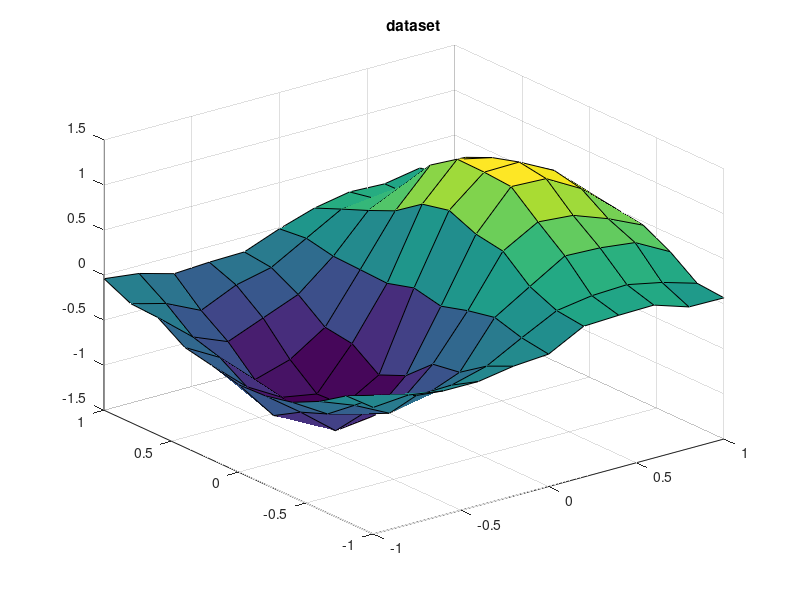

MATLAB code for this plot: (Note: this script raises an error after producing the figure.)
close all;
%% Computing Synthetic Data Set 
sigma=0.05;
[X,Y] = meshgrid(-1:.2:1, -1:.2:1);
rows=size(X,1);
cols=size(X,2);
Z = 4*X .* exp(-2*X.^2 - 2*Y.^2);
noised_Z= Z +sigma*randn(rows,cols);

figure;
surf(X,Y,noised_Z);
hold on;
title('dataset');

count=0;
for j=1:cols
    for i=1:rows
        count=count+1;
        XT(count,:)=[ X(i,j) Y(i,j)];
        YT(count,:)=noised_Z(i,j);
    end
end

[N d]=size(XT);
%Building the network
ffwNet=createFfw([2 5 1],{@sigmoid @identity},1);
%Building the learning parameters
learnParams=createLearnParams(XT,YT,{@derivSigmoid @derivIdentity});

% %EXAMPLE 1: gradientDescent
% %Online case: Uncomment the following line 
% learnParams=setLearnParams(learnParams,'batch',0);
% %
% %Setting the learning algorithm 
% learnParams=setLearnParams(learnParams,'learningAlgorithm',@gradientDescent);
% %Setting learning algorithm parameters
% learnParams=setLearnParams(learnParams,'eta',0.005);


% %EXAMPLE 2: gradientDescentWithMoment
% %Setting the learning algorithm 
% learnParams=setLearnParams(learnParams,'learningAlgorithm',@gradientDescentWithMoment);
% %Setting learning algorithm parameters
% learnParams=setLearnParams(learnParams,'eta',0.005);
% learnParams=setLearnParams(learnParams,'alpha',0.5);

%EXAMPLE 3: resilientBackPropagation
%Setting the learning algorithm 
learnParams=setLearnParams(learnParams,'learningAlgorithm',@resilientBackPropagation);
%Setting learning algorithm parameters: Uncomment the following two lines 
% and change the parameter values
% rbpParam=createRBPParam(1.1,0.9,1E-03,1E-20,50);
% learnParams=setLearnParams(learnParams,'RBPParam',rbpParam);

%Setting further learning parameters
learnParams=setLearnParams(learnParams,'maxEpochs',1000);

%Uncomment to choose the weight layers to be updated
% learnParams=setLearnParams(learnParams,'wLayersToBeUpdated',[1 2]);

%LEARNING
%Debugging mode
[ffwNet learnParams SQE_T RMSE_T SQE_V RMSE_V]=ffwLearning(ffwNet,learnParams,1);
%No debugging mode
%[ffwNet learnParams SQE_T RMSE_T SQE_V RMSE_V]=ffwLearning(ffwNet,learnParams);

%Plot error
figure;
title('SQ error over training points');
hold on;
plot(SQE_T,'r*');
figure;
title('RMS error over training points');
hold on;
plot(RMSE_T,'bo');


% TEST
net_Y=ffwSim(ffwNet,XT);
figure;
surf(X,Y,reshape(net_Y,rows,cols));
hold on;
title('network response');
